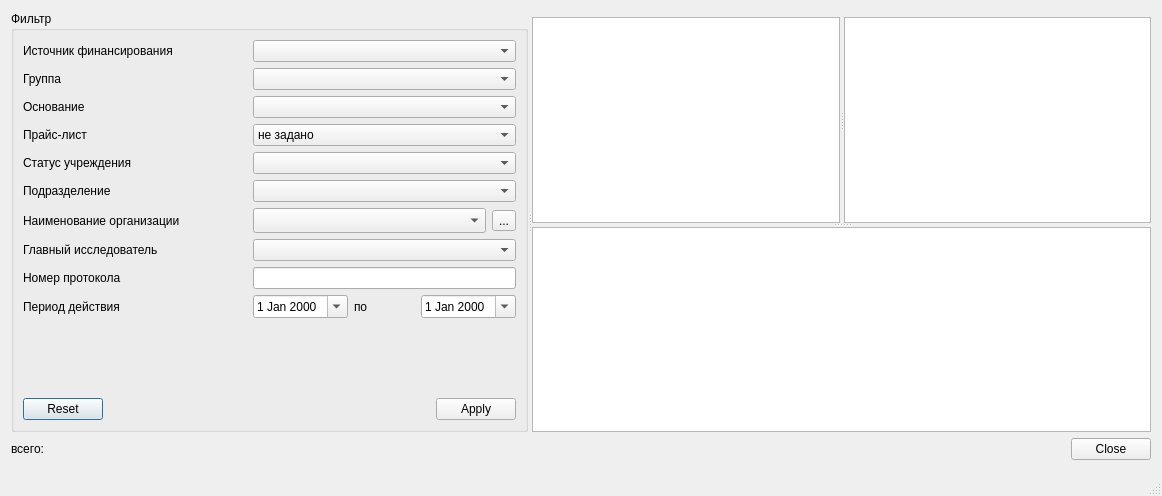
<?xml version="1.0" encoding="UTF-8"?>
<ui version="4.0">
 <class>ContractItemsListDialog</class>
 <widget class="QDialog" name="ContractItemsListDialog">
  <property name="windowModality">
   <enum>Qt::ApplicationModal</enum>
  </property>
  <property name="geometry">
   <rect>
    <x>0</x>
    <y>0</y>
    <width>1162</width>
    <height>496</height>
   </rect>
  </property>
  <property name="windowTitle">
   <string>Список записей</string>
  </property>
  <property name="sizeGripEnabled">
   <bool>true</bool>
  </property>
  <property name="modal">
   <bool>true</bool>
  </property>
  <layout class="QGridLayout" name="gridLayout_2">
   <item row="0" column="0">
    <widget class="QSplitter" name="splitter_3">
     <property name="orientation">
      <enum>Qt::Horizontal</enum>
     </property>
     <widget class="QGroupBox" name="grbContractItemsFilter">
      <property name="title">
       <string>Фильтр</string>
      </property>
      <layout class="QGridLayout" name="gridLayout">
       <item row="6" column="2" colspan="3">
        <widget class="COrgStructureComboBox" name="cmbOrgStructure"/>
       </item>
       <item row="6" column="0">
        <widget class="QLabel" name="lblStructureCode">
         <property name="text">
          <string>Подразделение</string>
         </property>
        </widget>
       </item>
       <item row="2" column="0">
        <widget class="QLabel" name="lblResolution">
         <property name="text">
          <string>Основание</string>
         </property>
        </widget>
       </item>
       <item row="3" column="0">
        <widget class="QLabel" name="lblPriceList">
         <property name="text">
          <string>Прайс-лист</string>
         </property>
        </widget>
       </item>
       <item row="0" column="2" colspan="3">
        <widget class="CRBComboBox" name="cmbFinanceSource"/>
       </item>
       <item row="1" column="2" colspan="3">
        <widget class="CStrComboBox" name="cmbGrouping"/>
       </item>
       <item row="13" column="1" colspan="2">
        <spacer name="verticalSpacer">
         <property name="orientation">
          <enum>Qt::Vertical</enum>
         </property>
         <property name="sizeHint" stdset="0">
          <size>
           <width>83</width>
           <height>153</height>
          </size>
         </property>
        </spacer>
       </item>
       <item row="14" column="0" colspan="5">
        <widget class="QDialogButtonBox" name="buttonBoxFilterContract">
         <property name="standardButtons">
          <set>QDialogButtonBox::Apply|QDialogButtonBox::Reset</set>
         </property>
        </widget>
       </item>
       <item row="12" column="2">
        <widget class="CDateEdit" name="edtBegDate">
         <property name="calendarPopup">
          <bool>true</bool>
         </property>
        </widget>
       </item>
       <item row="9" column="2" colspan="3">
        <widget class="CPersonComboBoxEx" name="cmbPerson"/>
       </item>
       <item row="3" column="2" colspan="3">
        <widget class="QComboBox" name="cmbPriceList">
         <item>
          <property name="text">
           <string>не задано</string>
          </property>
         </item>
         <item>
          <property name="text">
           <string>да</string>
          </property>
         </item>
         <item>
          <property name="text">
           <string>нет</string>
          </property>
         </item>
        </widget>
       </item>
       <item row="12" column="0" colspan="2">
        <widget class="QLabel" name="lblPeriod">
         <property name="text">
          <string>Период действия</string>
         </property>
        </widget>
       </item>
       <item row="12" column="3">
        <widget class="QLabel" name="label_6">
         <property name="text">
          <string>по</string>
         </property>
        </widget>
       </item>
       <item row="2" column="2" colspan="3">
        <widget class="CStrComboBox" name="cmbResolution"/>
       </item>
       <item row="5" column="0">
        <widget class="QLabel" name="lblStatus">
         <property name="text">
          <string>Статус учреждения</string>
         </property>
        </widget>
       </item>
       <item row="10" column="0">
        <widget class="QLabel" name="lblNumber">
         <property name="text">
          <string>Номер протокола</string>
         </property>
        </widget>
       </item>
       <item row="10" column="2" colspan="3">
        <widget class="QLineEdit" name="edtNumber"/>
       </item>
       <item row="9" column="0">
        <widget class="QLabel" name="lblPerson">
         <property name="text">
          <string>Главный исследователь</string>
         </property>
        </widget>
       </item>
       <item row="5" column="2" colspan="3">
        <widget class="QComboBox" name="cmbStatus">
         <property name="minimumSize">
          <size>
           <width>234</width>
           <height>0</height>
          </size>
         </property>
        </widget>
       </item>
       <item row="0" column="0" colspan="2">
        <widget class="QLabel" name="lblFinanceSource">
         <property name="text">
          <string>Источник финансирования</string>
         </property>
         <property name="wordWrap">
          <bool>true</bool>
         </property>
        </widget>
       </item>
       <item row="1" column="0">
        <widget class="QLabel" name="lblGrouping">
         <property name="text">
          <string>Группа</string>
         </property>
        </widget>
       </item>
       <item row="12" column="4">
        <widget class="CDateEdit" name="edtEndDate">
         <property name="calendarPopup">
          <bool>true</bool>
         </property>
        </widget>
       </item>
       <item row="7" column="0">
        <widget class="QLabel" name="lblOrgName">
         <property name="text">
          <string>Наименование организации</string>
         </property>
        </widget>
       </item>
       <item row="7" column="2" colspan="3">
        <layout class="QHBoxLayout" name="horizontalLayout">
         <item>
          <widget class="COrgComboBox" name="cmbOrgId">
           <property name="enabled">
            <bool>true</bool>
           </property>
           <property name="minimumSize">
            <size>
             <width>200</width>
             <height>25</height>
            </size>
           </property>
          </widget>
         </item>
         <item>
          <widget class="QToolButton" name="btnSelectOrgName">
           <property name="enabled">
            <bool>true</bool>
           </property>
           <property name="text">
            <string>...</string>
           </property>
          </widget>
         </item>
        </layout>
       </item>
      </layout>
     </widget>
     <widget class="QWidget" name="">
      <layout class="QVBoxLayout" name="verticalLayout">
       <item>
        <widget class="CTabBar" name="tabBar" native="true">
         <zorder>widget</zorder>
        </widget>
       </item>
       <item>
        <widget class="QSplitter" name="mainSplitter">
         <property name="orientation">
          <enum>Qt::Vertical</enum>
         </property>
         <widget class="QSplitter" name="splitter">
          <property name="orientation">
           <enum>Qt::Horizontal</enum>
          </property>
          <widget class="CTableView" name="tblClinicalTest"/>
          <widget class="CTableView" name="tblClearing"/>
         </widget>
         <widget class="CTableView" name="tblItems">
          <property name="whatsThis">
           <string comment="ура!">список записей</string>
          </property>
          <property name="tabKeyNavigation">
           <bool>false</bool>
          </property>
          <property name="alternatingRowColors">
           <bool>true</bool>
          </property>
         </widget>
        </widget>
       </item>
      </layout>
     </widget>
    </widget>
   </item>
   <item row="1" column="0">
    <layout class="QHBoxLayout">
     <property name="spacing">
      <number>4</number>
     </property>
     <property name="margin">
      <number>0</number>
     </property>
     <item>
      <widget class="QLabel" name="label">
       <property name="text">
        <string>всего: </string>
       </property>
      </widget>
     </item>
     <item>
      <spacer>
       <property name="orientation">
        <enum>Qt::Horizontal</enum>
       </property>
       <property name="sizeHint" stdset="0">
        <size>
         <width>40</width>
         <height>20</height>
        </size>
       </property>
      </spacer>
     </item>
     <item>
      <widget class="QDialogButtonBox" name="buttonBox">
       <property name="standardButtons">
        <set>QDialogButtonBox::Close</set>
       </property>
      </widget>
     </item>
    </layout>
   </item>
   <item row="3" column="0">
    <widget class="QStatusBar" name="statusBar">
     <property name="sizePolicy">
      <sizepolicy hsizetype="Preferred" vsizetype="Fixed">
       <horstretch>0</horstretch>
       <verstretch>0</verstretch>
      </sizepolicy>
     </property>
     <property name="toolTip">
      <string>A status bar</string>
     </property>
     <property name="whatsThis">
      <string>A status bar.</string>
     </property>
     <property name="sizeGripEnabled">
      <bool>false</bool>
     </property>
    </widget>
   </item>
  </layout>
 </widget>
 <customwidgets>
  <customwidget>
   <class>CRBComboBox</class>
   <extends>QComboBox</extends>
   <header>library/crbcombobox.h</header>
  </customwidget>
  <customwidget>
   <class>CPersonComboBoxEx</class>
   <extends>QComboBox</extends>
   <header>PersonComboBoxEx.h</header>
  </customwidget>
  <customwidget>
   <class>CDateEdit</class>
   <extends>QDateEdit</extends>
   <header>library/DateEdit.h</header>
  </customwidget>
  <customwidget>
   <class>COrgComboBox</class>
   <extends>QComboBox</extends>
   <header>OrgComboBox.h</header>
  </customwidget>
  <customwidget>
   <class>CTableView</class>
   <extends>QTableView</extends>
   <header>library/TableView.h</header>
  </customwidget>
  <customwidget>
   <class>CStrComboBox</class>
   <extends>QComboBox</extends>
   <header>library/StrComboBox.h</header>
  </customwidget>
  <customwidget>
   <class>CTabBar</class>
   <extends>QWidget</extends>
   <header>library//TabBar.h</header>
   <container>1</container>
  </customwidget>
  <customwidget>
   <class>COrgStructureComboBox</class>
   <extends>QComboBox</extends>
   <header>OrgStructComboBoxes.h</header>
  </customwidget>
 </customwidgets>
 <resources/>
 <connections>
  <connection>
   <sender>buttonBox</sender>
   <signal>rejected()</signal>
   <receiver>ContractItemsListDialog</receiver>
   <slot>close()</slot>
   <hints>
    <hint type="sourcelabel">
     <x>623</x>
     <y>409</y>
    </hint>
    <hint type="destinationlabel">
     <x>626</x>
     <y>425</y>
    </hint>
   </hints>
  </connection>
 </connections>
</ui>
